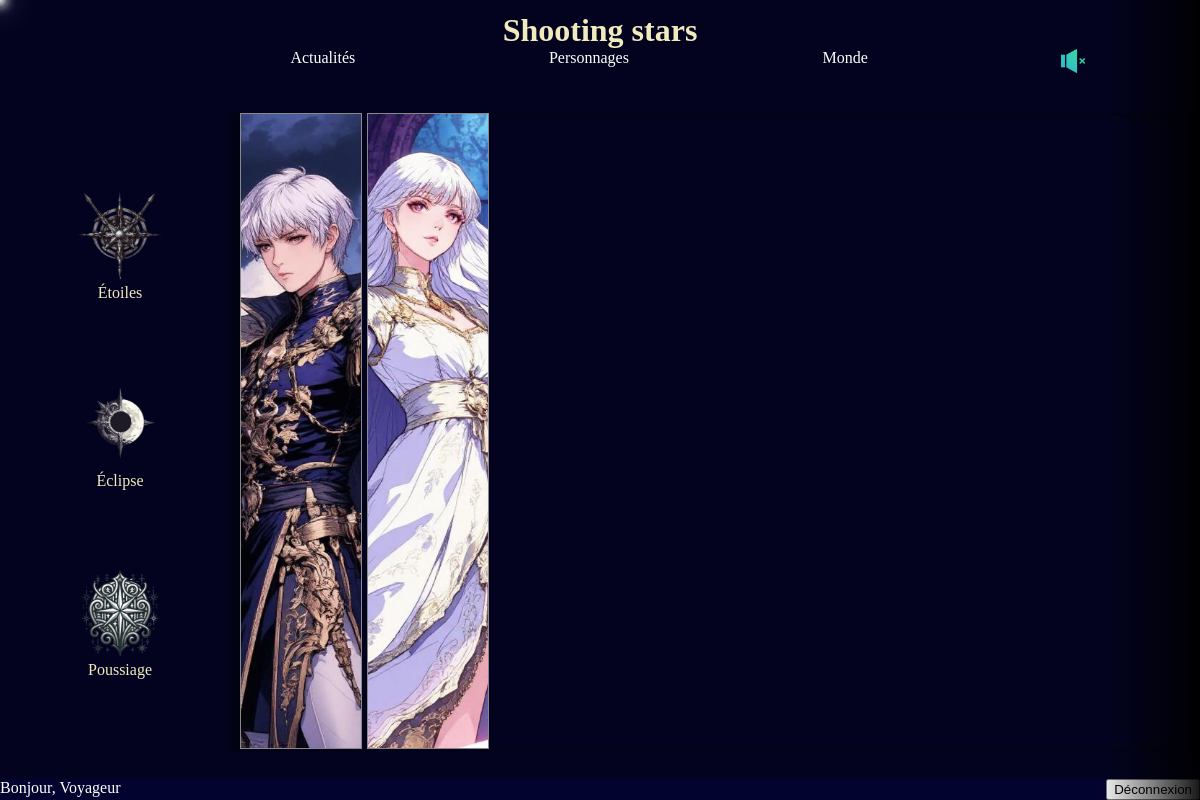
Page /public/index.php/characters (signed in) on the committed database.
### tables this page shows
CREATE TABLE `places_of_origin` (
  `id` int(11) NOT NULL,
  `name` varchar(100) NOT NULL,
  `display_order` int(11) NOT NULL
);

CREATE TABLE `characters` (
  `id` int(11) NOT NULL,
  `name` varchar(50) NOT NULL,
  `voice` varchar(50) NOT NULL,
  `description` varchar(100) NOT NULL,
  `origin` int(11) NOT NULL,
  `is_displayed` tinyint(1) NOT NULL DEFAULT 1
);

### app/controllers/Controller.php (called while the page is built, shortened)
<?php
class Controller {
    public function displayView(string $path, string $title, array $stylesheets, array $datas = []) {
        include($path);
    }
}
?>

### app/controllers/MainController.php (called while the page is built, shortened)
<?php
require_once("../app/controllers/Controller.php");
class MainController extends Controller {
    public function pageCharacters(){
        $model = new CharactersModel();
        $characters = [];
        foreach ($model->getCharacters() as $character){
            $characters[$character->id] = [
                "name" => $character->name,
                "voice" => $character->voice,
                "description" => $character->description,
                "origin" => $character->origin
            ];
        }
        $origins = [];
        foreach ($model->getOrigins() as $origin){
            $origins[$origin->id] = [
                "name" => $origin->name,
                "display_order" => $origin->display_order
            ];
        }
        $this->displayView($this->VIEWS->characters, $this->TITLES->characters, [$this->STYLES->characters], ["characters" => $characters, "origins" => $origins]);
    }
}
?>

### public/index.php (called while the page is built, shortened)
<?php
try{
    $router = new Router();
    $router->run();
}
catch(Exception $error){
    error_log("ERROR : [" . date("Y-m-d H:i:s") . "] " . $error->getMessage() . " dans " . $error->getFile() . " à la ligne " . $error->getLine() . "\n", 3, "../write/logs/errors.txt");
    http_response_code(500);
    echo "Erreur 500 - le serveur a rencontré un problème.";
}
?>

### app/models/CharactersModel.php (called while the page is built, shortened)
<?php
class CharactersModel extends Model{
    public function getOrigins(){
        $connection = $this->getConnection();
        $query = $connection->query("SELECT * FROM places_of_origin;");
        $result = [];
        while ($row = $query->fetch(PDO::FETCH_ASSOC)) {
            $result[] = new CharacterOrigin($row["id"], $row["name"], $row["display_order"]);
        }
        return $result;
    }
}
?>

### app/views/CharactersView.php (the view, shortened to what this page needs)
<body>
    <section>
        <div id="characters-part">
            <div id="container-characters-places">
                <?php
                    foreach ($datas["origins"] as $id => $information){
                        echo("<div class='origin' style='order:" . $information["display_order"] . ";' onclick=\"changeOrigin('$id');\"><img class='logo-origin' src='../assets/images/places_of_origin_logos/" . $id . ".png'/><span>" . $information["name"] ."</span></div>");
                    }
                ?>
            </div>
            <div id="container-characters">
                <div id="list-characters">
                    <?php
                        foreach($datas["characters"] as $id => $character){
                            echo("<div id=\"character-$id\" class=\"character\" onclick=\"openCharacter('$id');\">" . "<img src=\"../assets/images/characters_splash_arts/banniere$id.jpg\"/></div>");
                        }
                    ?>
                </div>
            </div>
        </div>
    </section>
</body>
</html>

### public/style/Characters.css (style rules this page uses)
* { margin: 0; }
section { margin-top: 5vh; height: 90vh; }
#characters-part { display: flex; justify-content: flex-start; width: 100vw; height: 100%; }
#container-characters-places { display: flex; flex-direction: column; justify-content: space-evenly; align-content: center; flex-wrap: wrap; align-items: center; width: 20%; height: 80vh; }
#container-characters { display: flex; justify-content: flex-start; height: 80vh; width: 80%; }
#list-characters { display: flex; flex-shrink: 0; gap: 0.5%; justify-content: flex-start; width: 100%; overflow: hidden; box-shadow: inset -10px 0 10px rgba(0, 0, 0, 0.5); }
#list-characters::after { content: ""; position: absolute; top: 0; right: 0; width: 8%; height: 100%; z-index: 10; pointer-events: none; background: linear-gradient(to left, rgb(0 0 0 / 90%), transparent); }
.character { flex-shrink: 0; background-color: rgb(240, 234, 189); height: 99%; width: 10vw; transition: width 1s ease; border: .01rem solid #898989; }
.character > img { width: 100%; height: 100%; object-fit: cover; }
.logo-origin { width: 8vw; height: auto; aspect-ratio: 1 / 1; object-fit: cover; }
.origin { text-align: center; display: flex; flex-direction: column; align-items: center; justify-content: flex-start; flex-wrap: wrap; color:rgb(240, 234, 189); }

### public/style/Main.css (style rules this page uses)
body { margin:0; background-color: rgb(3, 3, 32); overflow-x: hidden; color: white; display: flex; flex-direction: column; height: 100vh; }
section { flex-grow: 1; }

### rows in the picture
places_of_origin: shows a picture, name "Étoiles"
places_of_origin: shows a picture, name "Poussiage"
places_of_origin: shows a picture, name "Éclipse"
characters: shows a picture
characters: shows a picture

### other values in the picture
$_SESSION["username"] "Voyageur"
